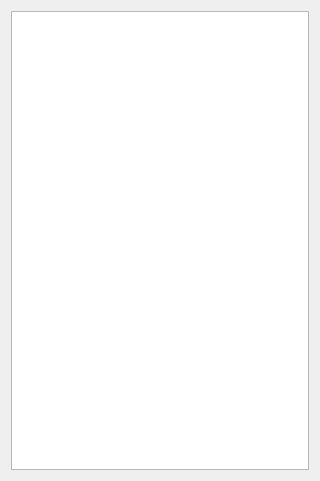
<?xml version="1.0" encoding="UTF-8"?>
<ui version="4.0">
 <class>listselect</class>
 <widget class="QWidget" name="listselect">
  <property name="geometry">
   <rect>
    <x>0</x>
    <y>0</y>
    <width>320</width>
    <height>481</height>
   </rect>
  </property>
  <property name="windowTitle">
   <string>Select Mode</string>
  </property>
  <property name="windowOpacity">
   <double>0.700000000000000</double>
  </property>
  <layout class="QVBoxLayout" name="verticalLayout_2">
   <item>
    <layout class="QVBoxLayout" name="verticalLayout">
     <property name="spacing">
      <number>2</number>
     </property>
     <property name="sizeConstraint">
      <enum>QLayout::SetDefaultConstraint</enum>
     </property>
     <property name="leftMargin">
      <number>0</number>
     </property>
     <item>
      <widget class="QListWidget" name="lstOptions">
       <property name="font">
        <font>
         <family>Cordia New</family>
         <pointsize>48</pointsize>
         <weight>75</weight>
         <bold>true</bold>
        </font>
       </property>
      </widget>
     </item>
    </layout>
   </item>
  </layout>
 </widget>
 <resources/>
 <connections/>
</ui>
